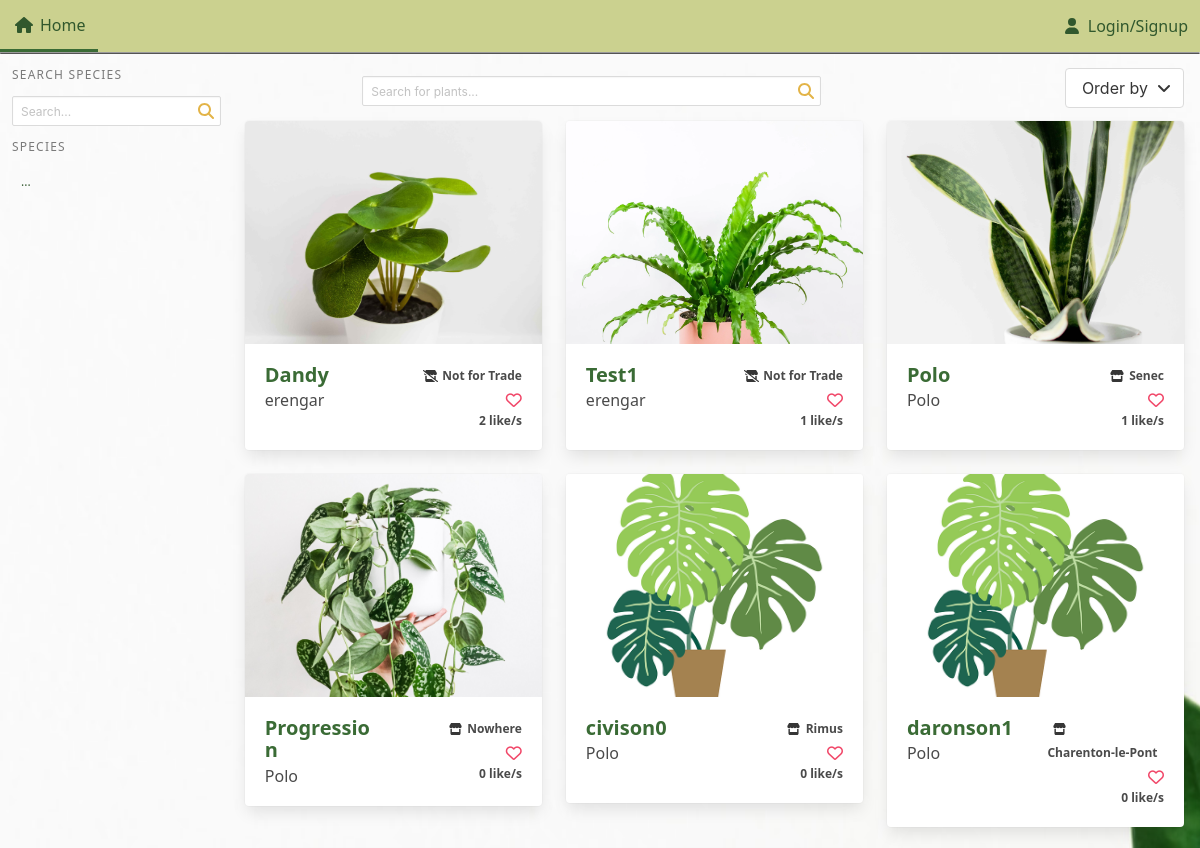
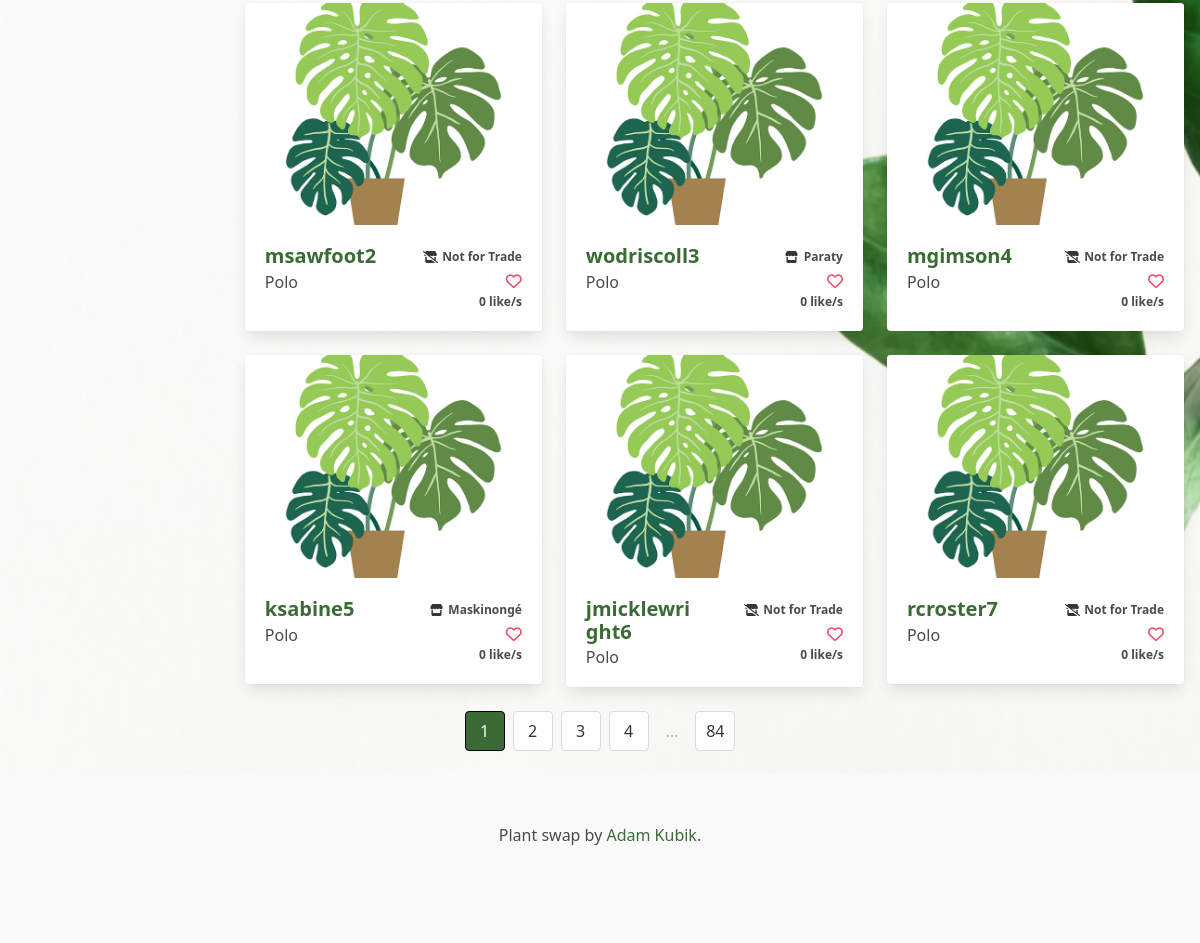
The app's page /, older data (2 pictures, top to bottom).
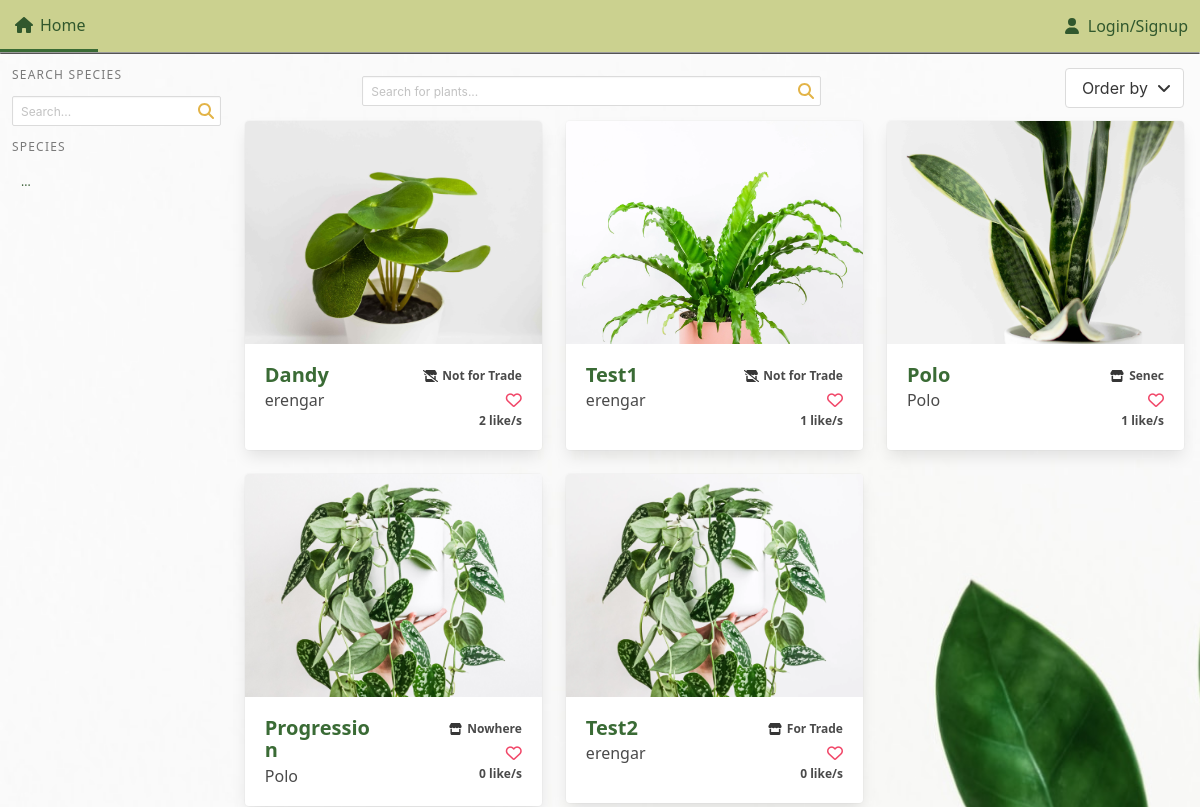
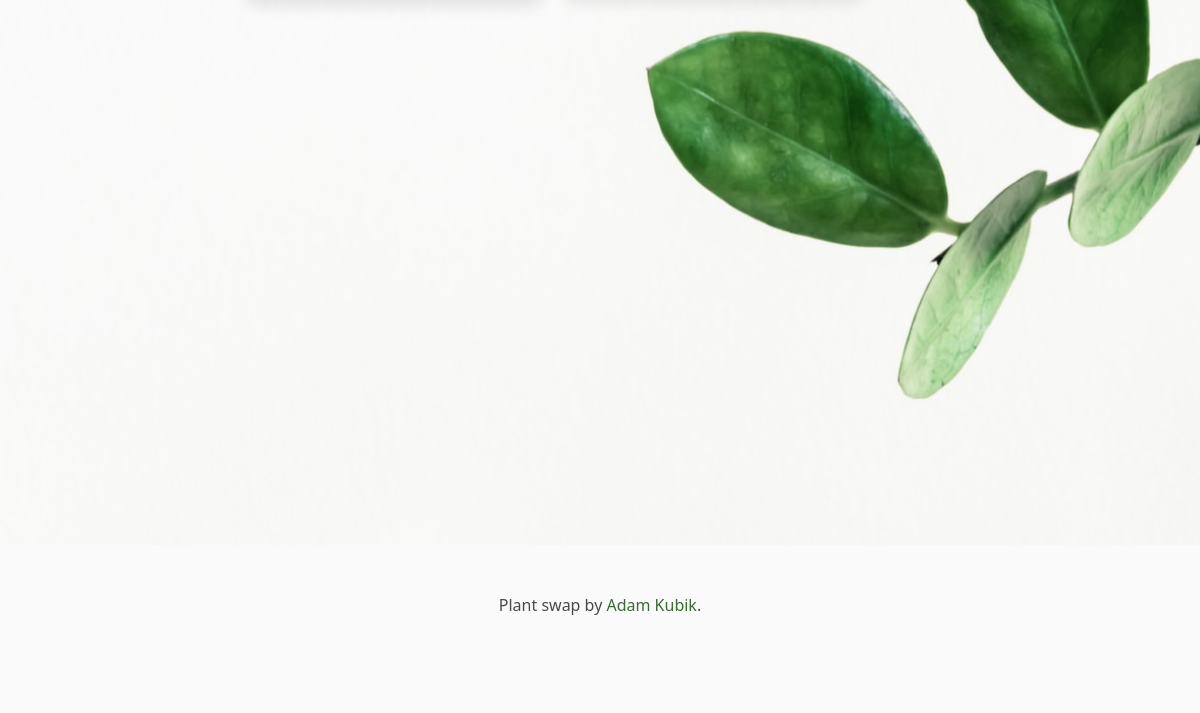
The same page, newer data (2 pictures, top to bottom).
### plant_collection/models.py (models this page shows, shortened)
class Plant(models.Model):
    nick_name = models.CharField(
        max_length=64, validators=[MinLengthValidator(3)], unique=True
    )
    created = models.DateTimeField(auto_now_add=True, null=True, blank=True)
    updated = models.DateTimeField(auto_now=True, null=True, blank=True)
    species = models.ForeignKey(
        Species, on_delete=models.SET_NULL, blank=True, null=True, related_name="plants"
    )
    owner = models.ForeignKey(
        settings.AUTH_USER_MODEL, on_delete=models.CASCADE, related_name="plants"
    )
    slug = models.SlugField(default="bugged-plant")
    for_trade = models.BooleanField(default=False)
    likes = models.ManyToManyField(User, related_name="liked")
    location = models.CharField(max_length=24, blank=True, null=True, default=None, help_text="City, State")
    content = models.TextField(blank=True, null=True, default=None)
    def number_of_likes(self):
        return self.likes.count()

class Image(models.Model):
    plant = models.ForeignKey(Plant, on_delete=models.CASCADE, related_name="picture")
    image = models.ImageField(upload_to="pics")

### plant_collection/views.py (the view)
# urls.py: path('', views.front_page.as_view(), name='front_page'),
class front_page(generic.View):
    template_name = "front_page.html"
    def get(self, request, pagination=1, order ='-likes', specie=None, search=None):
        if 'nick_name' in order:
            order = order.replace('nick_name', 'slug')
        context = {}
        context['search'] = search
        context['tab_signal'] = 'front_page'
        if not cache.get('species'):
            cache.set('species', Species.objects.all()[:34], 60*60*24)
        context['order'] = order
        context["species"] = cache.get('species')
        context["current_page"] = pagination
        context = order_query(request=request, order=order, context=context, specie=specie, search=search)
        if 'slug' in order:
            order = order.replace('slug', 'nick_name')
            context['order'] = order
        return render(request, self.template_name, context)

### plant_collection/templates/front_page.html (shortened to what this page needs)
{% extends "base.html" %}
{% load static %}
{% block header %}
<link rel="stylesheet" href="{% static 'plant_collection/css/like_animation.css' %}">
<link rel="stylesheet" href="{% static 'plant_collection/css/search_bar.css' %}">
<link rel="stylesheet" href="{% static 'plant_collection/css/pagination.css' %}">
{% endblock %}
{% block content %}
<div class='columns is-mobile'>
    {% include "plant_collection/assets/search_species.html" %}
    <div class='column is-11-widescreen is-four-fifth-desktop' id='main-window'>
        <div style='display:flex; gap:1vw; align-items:center;'>
        {% include "plant_collection/assets/general_search_bar.html" %}
        {% include "plant_collection/assets/ordering_dropdown_front_page.html" %}
        </div>
        <section id='plants-dump' class='px-0 pt-0 pr-4'>
            {% include "plant_collection/assets/plants_gallery.html" %}
        </section>
    </div>
</div>
{% include "plant_collection/assets/front_page_pagination.html" %}
{% endblock %}

### plant_collection/templates/plant_collection/assets/plants_gallery.html (shortened to what the changed rows need)
{% load cache %}
{% load static %}
<div class='columns is-multiline'>
    {% if plants %}
    {% for plant in plants %}
    <div class='column is-4-desktop is-full-mobile is-3-widescreen is-6-tablet'>
        <div class='card hover'>
            {% if plant.picture.all %}
            <div class='card-image'>
                <figure class='image is-4by3'>
                    <a href="{% url 'plant_collection:plant_view' slug=plant.slug %}">
                        {% if plant.thumbnail %}
                        <img src="{{ plant.thumbnail.image.image.url }}" alt="Picture of a plant" loading='lazy' class="cover">
                        {% else %}
                        <img src="{{ plant.picture.all.0.image.url }}" alt="Picture of a plant" loading='lazy' class="cover">
                        {% endif %}
                    </a>
                </figure>
            </div>
            {% else %}
            <div class='card-image'>
                <figure class='image is-4by3'>
                    <a href="{% url 'plant_collection:plant_view' slug=plant.slug %}">
                        <img src="{% static 'plant_collection/placeholder-plant.png' %}" alt="Picture of a plant" loading='lazy' class="cover">
                    </a>
                </figure>
            </div>
            {% endif %}
            <div class='card-content columns is-mobile' style='margin:0; padding:0.5rem;'>
                <div class='column is-6'>
                    <div class='title is-size-4-widescreen is-size-4-touch is-size-5-desktop'>
                        <a href="{% url 'plant_collection:plant_view' slug=plant.slug %}">{{plant.nick_name}}</a>
                    </div>
                    <div class='subtitle is-size-6-widescreen is-size-6-touch is-size-6-desktop'>
                        {% if user == plant.owner or not user.is_authenticated %}
                        <span>{{plant.owner}}</span>
                        {% else %}
                        <span class='icon-text'>
                            <span>{{plant.owner}}</span>
                            <a href="{% url 'accounts:write_message' name=plant.owner %}" class="icon"><img src="{% static 'plant_collection/icons/envelope.svg' %}"></a>
                        </span>
                        {% endif %}
                    </div>
                </div>
                <div class='column is-6'>
                    <div class='has-text-right'>
                        {% if plant.for_trade %}
                        <span class='icon-text has-text-weight-semibold is-size-7-desktop is-size-7-touch'>
                            <span class='icon'>
                                <img src="{% static 'plant_collection/icons/trade.svg' %}">
                            </span>
                            {% if plant.location %}
                            {{plant.location}}
                            {% else %}
                            For Trade
                            {% endif %}
                        </span>
                        {% else %}
                        <span class='icon-text has-text-weight-semibold is-size-7-desktop is-size-7-touch'>
                            <span class='icon'>
                                <img src="{% static 'plant_collection/icons/no_trade.svg' %}">
                            </span>
                            Not for Trade
                        </span>
                        {% endif %}
                    </div>
                    <div class='has-text-right'>
                        {% if not user in plant.likes.all %}
                        <div>
                            <a class='heart' role='button' tabindex=0 data-plant='{{ plant.id }}' data-user='{{ user }}'><i class="fa-regular fa-heart has-text-danger"></i></a>
                        </div>
                        {% elif user in plant.likes.all %}
                        <div>
                            <a class='heart' role='button' tabindex=0 data-plant='{{ plant.id }}' data-user='{{ user }}'><i class="fa-solid fa-heart has-text-danger"></i></a>
                        </div>
                        {% endif %}
                        <div class='number_likes is-size-7 has-text-weight-bold' data-plant='{{ plant.id }}'>
                            {{ plant.number_of_likes }} like/s
                        </div>
                    </div>
                </div>
            </div>
        </div>
    </div>
    {% empty %}
    <div class='column is-3-desktop is-full-mobile'>
        No plants :(
    </div>
    {% endfor %}
    {% endif %}
</div>

Row changes from the older to the newer data that the page shows:
removed Plant: nick_name "civison0", owner "Polo", for_trade True (drawn), location "Rimus", number_of_likes "0"
removed Plant: nick_name "daronson1", owner "Polo", for_trade True (drawn), location "Charenton-le-Pont", number_of_likes "0"
removed Plant: nick_name "msawfoot2", owner "Polo", for_trade False (drawn), number_of_likes "0"
removed Plant: nick_name "wodriscoll3", owner "Polo", for_trade True (drawn), location "Paraty", number_of_likes "0"
removed Plant: nick_name "mgimson4", owner "Polo", for_trade False (drawn), number_of_likes "0"
removed Plant: nick_name "ksabine5", owner "Polo", for_trade True (drawn), location "Maskinongé", number_of_likes "0"
removed Plant: nick_name "jmicklewright6", owner "Polo", for_trade False (drawn), number_of_likes "0"
removed Plant: nick_name "rcroster7", owner "Polo", for_trade False (drawn), number_of_likes "0"
now on this page (row unchanged): Plant: picture.all.0.image (picture), nick_name "Test2", owner "erengar", for_trade True (drawn), location "For Trade", number_of_likes "0"
Text that changed along with them:
{{ pages|last }}: "84" → (not shown)
list line gone: "1"
list line gone: "2"
list line gone: "3"
list line gone: "4"
